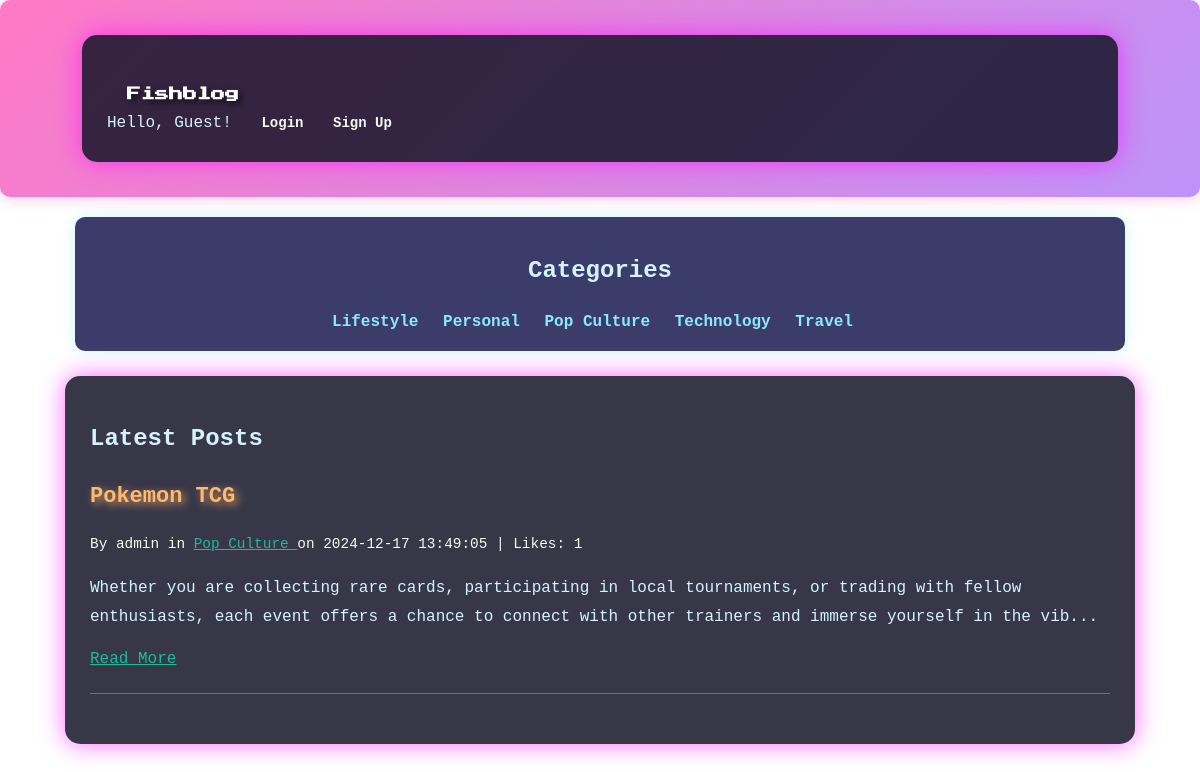
Page /project/homepage.php?category_id=4 on the committed database.
### tables this page shows
CREATE TABLE Category (
    id INT AUTO_INCREMENT PRIMARY KEY,
    name VARCHAR(50) NOT NULL UNIQUE,
    description TEXT,
    created_at TIMESTAMP DEFAULT CURRENT_TIMESTAMP
);

CREATE TABLE Post (
    id INT AUTO_INCREMENT PRIMARY KEY,
    title VARCHAR(150) NOT NULL,
    content TEXT NOT NULL,
    user_id INT NOT NULL,  
    category_id INT,       
    likes INT DEFAULT 0,  
    created_at TIMESTAMP DEFAULT CURRENT_TIMESTAMP,
    updated_at TIMESTAMP DEFAULT CURRENT_TIMESTAMP ON UPDATE CURRENT_TIMESTAMP,
    
    FOREIGN KEY (user_id) REFERENCES User(id) ON DELETE CASCADE,
    FOREIGN KEY (category_id) REFERENCES Category(id) ON DELETE SET NULL
);

CREATE TABLE User (
    id INT AUTO_INCREMENT PRIMARY KEY,
    username VARCHAR(50) NOT NULL UNIQUE,
    email VARCHAR(100) NOT NULL UNIQUE,
    password VARCHAR(255) NOT NULL,
    is_admin BOOLEAN DEFAULT FALSE,  
    created_at TIMESTAMP DEFAULT CURRENT_TIMESTAMP
);

### project/homepage.php (the view, shortened to what this page needs)
<?php
$servername = "localhost";
$username = "root";
$password = "";
$dbname = "blog";
$conn = new mysqli($servername, $username, $password, $dbname);
$category_sql = "SELECT id, name FROM category ORDER BY name ASC";
$category_result = $conn->query($category_sql);
$category_id = isset($_GET['category_id']) ? intval($_GET['category_id']) : null;
$post_sql = "SELECT post.id, post.title, post.content, post.created_at, user.username,
            category.id AS category_id, category.name AS category, post.likes
            FROM post
            LEFT JOIN user ON post.user_id = user.id
            LEFT JOIN category ON post.category_id = category.id";
if ($category_id) {
    $post_sql .= " WHERE post.category_id = $category_id";
}
$post_sql .= " ORDER BY post.created_at DESC LIMIT 5";
$post_result = $conn->query($post_sql);
$is_logged_in = isset($_SESSION['user_id']);
$user_name = ($is_logged_in && isset($_SESSION['username'])) ? $_SESSION['username'] : "Guest";
?>
<!DOCTYPE html>
<html lang="en">
<head>
    <link rel="stylesheet" href="styles.css">
</head>
<body>
    <header class="header">
        <div class="container">
            <h1><a href="homepage.php" style="color: white; text-decoration: none;">Fishblog</a></h1>
            <div>
                <div>
                    <?php if ($is_logged_in && $user_name !== "Guest"): ?>
                        <span>Hello, <?php echo htmlspecialchars($user_name); ?>!</span>
                        <a href="profile.php">Profile</a>
                        <a href="logout.php">Logout</a>
                    <?php else: ?>
                        <span>Hello, Guest!</span>
                        <a href="login.php">Login</a>
                        <a href="signup.php">Sign Up</a>
                    <?php endif; ?>
                </div>
            </div>
        </div>
    </header>
    <section class="categories container">
        <h2>Categories</h2>
        <?php if ($category_result->num_rows > 0): ?>
            <?php while ($cat = $category_result->fetch_assoc()): ?>
                <a href="?category_id=<?php echo $cat['id']; ?>">
                    <?php echo htmlspecialchars($cat['name']); ?>
                </a>
            <?php endwhile; ?>
        <?php else: ?>
            <p>No categories found.</p>
        <?php endif; ?>
    </section>
    <section class="container">
        <h2>Latest Posts</h2>
        <?php if ($post_result->num_rows > 0): ?>
            <?php while ($row = $post_result->fetch_assoc()): ?>
                <div class="post">
                    <h2><?php echo htmlspecialchars($row['title']); ?></h2>
                    <small>
                        By <?php echo htmlspecialchars($row['username'] ?? "Unknown Author"); ?>
                        in <a href="?category_id=<?php echo $row['category_id']; ?>" style="color: #1abc9c;">
                            <?php echo htmlspecialchars($row['category'] ?? "Uncategorized"); ?>
                        </a>
                        on <?php echo htmlspecialchars($row['created_at']); ?>
                        | Likes: <?php echo htmlspecialchars($row['likes'] ?? 0); ?>
                    </small>
                    <p><?php echo nl2br(htmlspecialchars(substr($row['content'], 0, 200))); ?>...</p>
                    <a href="post.php?id=<?php echo $row['id']; ?>" style="color: #1abc9c;">Read More</a>
                </div>
            <?php endwhile; ?>
        <?php else: ?>
            <p>No posts available.</p>
        <?php endif; ?>
    </section>
</body>
</html>

### project/styles.css (style rules this page uses)
body { font-family: 'Roboto Mono', monospace; line-height: 1.6; margin: 0; padding: 0; background: url('https://64.media.tumblr.com/d61a959cf42cfbe0869dc4a2c4a58d8f/44622a990e852c6a-65/s1280x1920/831512ad499538fde8f68de4d536a36d1a7e646c.jpg') no-repeat center center fixed; background-size: cover; color: #d5f3fe; }
.container { width: 85%; margin: 20px auto; background: rgba(20, 20, 40, 0.85); padding: 25px; border-radius: 15px; box-shadow: 0px 0px 25px rgba(255, 0, 255, 0.6); }
.header { display: flex; justify-content: space-between; align-items: center; padding: 15px 20px; background: linear-gradient(135deg, #ff79c6, #bd93f9); border-radius: 10px; box-shadow: 0px 0px 15px rgba(255, 121, 198, 0.5); }
.header h1 { margin: 0; font-size: 32px; font-family: 'Press Start 2P', cursive; color: #50fa7b; text-shadow: 3px 3px 6px rgba(0, 0, 0, 0.7); }
.header a { color: #f8f8f2; text-decoration: none; margin-left: 20px; font-size: 14px; font-weight: bold; transition: color 0.3s, text-shadow 0.3s; }
.categories { padding: 15px; background: rgba(50, 50, 100, 0.95); margin-bottom: 25px; border-radius: 10px; text-align: center; box-shadow: 0px 0px 15px rgba(138, 233, 253, 0.4); }
.categories a { color: #8be9fd; text-decoration: none; margin-right: 15px; font-size: 16px; font-weight: bold; transition: color 0.3s, text-shadow 0.3s; }
.post { border-bottom: 1px solid #6272a4; margin-bottom: 25px; padding-bottom: 20px; }
.post h2 { color: #ffb86c; text-shadow: 3px 3px 8px rgba(255, 184, 108, 0.8); font-size: 22px; }
.post small { color: #f8f8f2; font-size: 0.9em; }
.post p { color: #d5f3fe; line-height: 1.8; }

### rows in the picture
category: name "Lifestyle"
category: name "Personal"
category: name "Pop Culture"
category: name "Technology"
category: name "Travel"
post: title "Pokemon TCG", user.username "admin", category.name "Pop Culture", created_at "2024-12-17 13:49:05", likes "1", content "Whether you are collecting rare cards, participating in local tournaments, or trading with fellow enthusiasts, each event offers a chance to connect with other trainers and immerse yourself in the vib"
